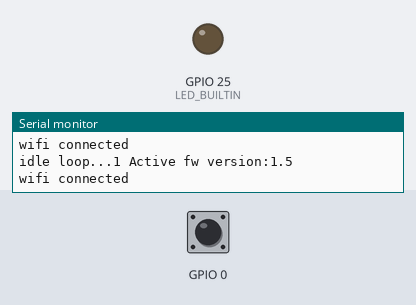
Simulated run of this sketch. Board: ESP32. Parts: output pins drawn as LEDs (lit = HIGH), the last lines printed to the serial monitor. The test bench sets the inputs (shaded band); at power-on: GPIO 0 HIGH. WiFi joins after 1.5 s; servers stay silent unless stated; random numbers use the default seed unless the sketch sets one.

Above: at 2.7 s.
2.8 s: GPIO 0 pulsed LOW 2 times (0.12 s each, 0.3 s apart)
At 10.06 s:
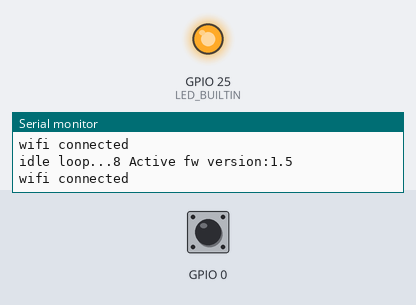
Timing chart, 0 to 10.9 s (numbered marks = the images above; inputs shaded):
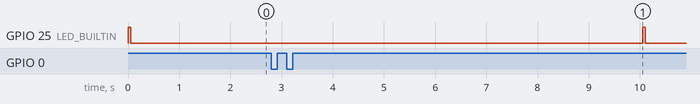

The sketch:

OTA_Update.ino
```cpp
#include <WiFi.h>
#include <HTTPClient.h>
#include <HTTPUpdate.h>
#include <WiFiClientSecure.h>
#include "cert.h"

#define LED_BUILTIN  25
#define BuzzPin 25

const char * ssid = "i47Net";
const char * password = "0000035007abYZ";


String FirmwareVer = {
  "1.5"
};
#define URL_fw_Version "https://raw.githubusercontent.com/nuhaildam/OTA_Update/main/bin_version.txt"
#define URL_fw_Bin "https://raw.githubusercontent.com/nuhaildam/OTA_Update/main/fw.bin"

//#define URL_fw_Version "http://cade-make.000webhostapp.com/version.txt"
//#define URL_fw_Bin "http://cade-make.000webhostapp.com/firmware.bin"

void connect_wifi();
void firmwareUpdate();
int FirmwareVersionCheck();

unsigned long previousMillis = 0; // will store last time LED was updated
unsigned long previousMillis_2 = 0;
const long interval = 60000;
const long mini_interval = 1000;
void repeatedCall() {
  static int num=0;
  unsigned long currentMillis = millis();
  if ((currentMillis - previousMillis) >= interval) {
    // save the last time you blinked the LED
    previousMillis = currentMillis;
    if (FirmwareVersionCheck()) {
      firmwareUpdate();
    }
  }
  if ((currentMillis - previousMillis_2) >= mini_interval) {
    previousMillis_2 = currentMillis;
    Serial.print("idle loop...");
    Serial.print(num++);
    Serial.print(" Active fw version:");
    Serial.println(FirmwareVer);
   if(WiFi.status() == WL_CONNECTED)
   {
       Serial.println("wifi connected");
   }
   else
   {
    connect_wifi();
   }
  }
}

void Task_Buzzer(void *pvParameters) {
  pinMode(BuzzPin, OUTPUT);

  while(1) {
    digitalWrite(BuzzPin, HIGH);
    vTaskDelay(50);
    //delay(50);
    digitalWrite(BuzzPin, LOW);
    vTaskDelay(10000);
    //delay(1000);
  }
}

struct Button {
  const uint8_t PIN;
  uint32_t numberKeyPresses;
  bool pressed;
};

Button button_boot = {
  0,
  0,
  false
};
/*void IRAM_ATTR isr(void* arg) {
    Button* s = static_cast<Button*>(arg);
    s->numberKeyPresses += 1;
    s->pressed = true;
}*/

void IRAM_ATTR isr() {
  button_boot.numberKeyPresses += 1;
  button_boot.pressed = true;
}


void setup() {
  pinMode(button_boot.PIN, INPUT);
  attachInterrupt(button_boot.PIN, isr, RISING);
  Serial.begin(115200);
  Serial.print("Active firmware version:");
  Serial.println(FirmwareVer);
  pinMode(LED_BUILTIN, OUTPUT);
  xTaskCreatePinnedToCore(Task_Buzzer, "Task_Buzzer", 2048, NULL, 1, NULL, ARDUINO_RUNNING_CORE);
  connect_wifi();
}
void loop() {
  if (button_boot.pressed) { //to connect wifi via Android esp touch app
    Serial.println("Firmware update Starting..");
    firmwareUpdate();
    button_boot.pressed = false;
  }
  repeatedCall();
}

void connect_wifi() {
  Serial.println("Waiting for WiFi");
  WiFi.begin(ssid, password);
  while (WiFi.status() != WL_CONNECTED) {
    delay(500);
    Serial.print(".");
  }

  Serial.println("");
  Serial.println("WiFi connected");
  Serial.println("IP address: ");
  Serial.println(WiFi.localIP());
}


void firmwareUpdate(void) {
  WiFiClientSecure client;
  client.setCACert(rootCACertificate);
  httpUpdate.setLedPin(LED_BUILTIN, LOW);
  t_httpUpdate_return ret = httpUpdate.update(client, URL_fw_Bin);

  switch (ret) {
  case HTTP_UPDATE_FAILED:
    Serial.printf("HTTP_UPDATE_FAILD Error (%d): %s\n", httpUpdate.getLastError(), httpUpdate.getLastErrorString().c_str());
    break;

  case HTTP_UPDATE_NO_UPDATES:
    Serial.println("HTTP_UPDATE_NO_UPDATES");
    break;

  case HTTP_UPDATE_OK:
    Serial.println("HTTP_UPDATE_OK");
    break;
  }
}
int FirmwareVersionCheck(void) {
  String payload;
  int httpCode;
  String fwurl = "";
  fwurl += URL_fw_Version;
  fwurl += "?";
  fwurl += String(rand());
  Serial.println(fwurl);
  WiFiClientSecure * client = new WiFiClientSecure;

  if (client)
  {
    client -> setCACert(rootCACertificate);

    // Add a scoping block for HTTPClient https to make sure it is destroyed before WiFiClientSecure *client is
    HTTPClient https;

    if (https.begin( * client, fwurl))
    { // HTTPS
      Serial.print("[HTTPS] GET...\n");
      // start connection and send HTTP header
      delay(100);
      httpCode = https.GET();
      delay(100);
      if (httpCode == HTTP_CODE_OK) // if version received
      {
        payload = https.getString(); // save received version
      } else {
        Serial.print("error in downloading version file:");
        Serial.println(httpCode);
      }
      https.end();
    }
    delete client;
  }

  if (httpCode == HTTP_CODE_OK) // if version received
  {
    payload.trim();
    if (payload.equals(FirmwareVer)) {
      Serial.printf("\nDevice already on latest firmware version:%s\n", FirmwareVer);
      return 0;
    }
    else
    {
      Serial.println(payload);
      Serial.println("New firmware detected");
      return 1;
    }
  }
  return 0;
}
```

cert.h
```cpp
#ifndef CERT_H

#define CERT_H

//DigiCert root certificate has expiry date of 10 Nov 2031
const char * rootCACertificate = \
"-----BEGIN CERTIFICATE-----\n" \
"MIIDrzCCApegAwIBAgIQCDvgVpBCRrGhdWrJWZHHSjANBgkqhkiG9w0BAQUFADBh\n" \
"MQswCQYDVQQGEwJVUzEVMBMGA1UEChMMRGlnaUNlcnQgSW5jMRkwFwYDVQQLExB3\n" \
"d3cuZGlnaWNlcnQuY29tMSAwHgYDVQQDExdEaWdpQ2VydCBHbG9iYWwgUm9vdCBD\n" \
"QTAeFw0wNjExMTAwMDAwMDBaFw0zMTExMTAwMDAwMDBaMGExCzAJBgNVBAYTAlVT\n" \
"MRUwEwYDVQQKEwxEaWdpQ2VydCBJbmMxGTAXBgNVBAsTEHd3dy5kaWdpY2VydC5j\n" \
"b20xIDAeBgNVBAMTF0RpZ2lDZXJ0IEdsb2JhbCBSb290IENBMIIBIjANBgkqhkiG\n" \
"9w0BAQEFAAOCAQ8AMIIBCgKCAQEA4jvhEXLeqKTTo1eqUKKPC3eQyaKl7hLOllsB\n" \
"CSDMAZOnTjC3U/dDxGkAV53ijSLdhwZAAIEJzs4bg7/fzTtxRuLWZscFs3YnFo97\n" \
"nh6Vfe63SKMI2tavegw5BmV/Sl0fvBf4q77uKNd0f3p4mVmFaG5cIzJLv07A6Fpt\n" \
"43C/dxC//AH2hdmoRBBYMql1GNXRor5H4idq9Joz+EkIYIvUX7Q6hL+hqkpMfT7P\n" \
"T19sdl6gSzeRntwi5m3OFBqOasv+zbMUZBfHWymeMr/y7vrTC0LUq7dBMtoM1O/4\n" \
"gdW7jVg/tRvoSSiicNoxBN33shbyTApOB6jtSj1etX+jkMOvJwIDAQABo2MwYTAO\n" \
"BgNVHQ8BAf8EBAMCAYYwDwYDVR0TAQH/BAUwAwEB/zAdBgNVHQ4EFgQUA95QNVbR\n" \
"TLtm8KPiGxvDl7I90VUwHwYDVR0jBBgwFoAUA95QNVbRTLtm8KPiGxvDl7I90VUw\n" \
"DQYJKoZIhvcNAQEFBQADggEBAMucN6pIExIK+t1EnE9SsPTfrgT1eXkIoyQY/Esr\n" \
"hMAtudXH/vTBH1jLuG2cenTnmCmrEbXjcKChzUyImZOMkXDiqw8cvpOp/2PV5Adg\n" \
"06O/nVsJ8dWO41P0jmP6P6fbtGbfYmbW0W5BjfIttep3Sp+dWOIrWcBAI+0tKIJF\n" \
"PnlUkiaY4IBIqDfv8NZ5YBberOgOzW6sRBc4L0na4UU+Krk2U886UAb3LujEV0ls\n" \
"YSEY1QSteDwsOoBrp+uvFRTp2InBuThs4pFsiv9kuXclVzDAGySj4dzp30d8tbQk\n" \
"CAUw7C29C79Fv1C5qfPrmAESrciIxpg0X40KPMbp1ZWVbd4=\n" \
"-----END CERTIFICATE-----\n";

#endif
```
